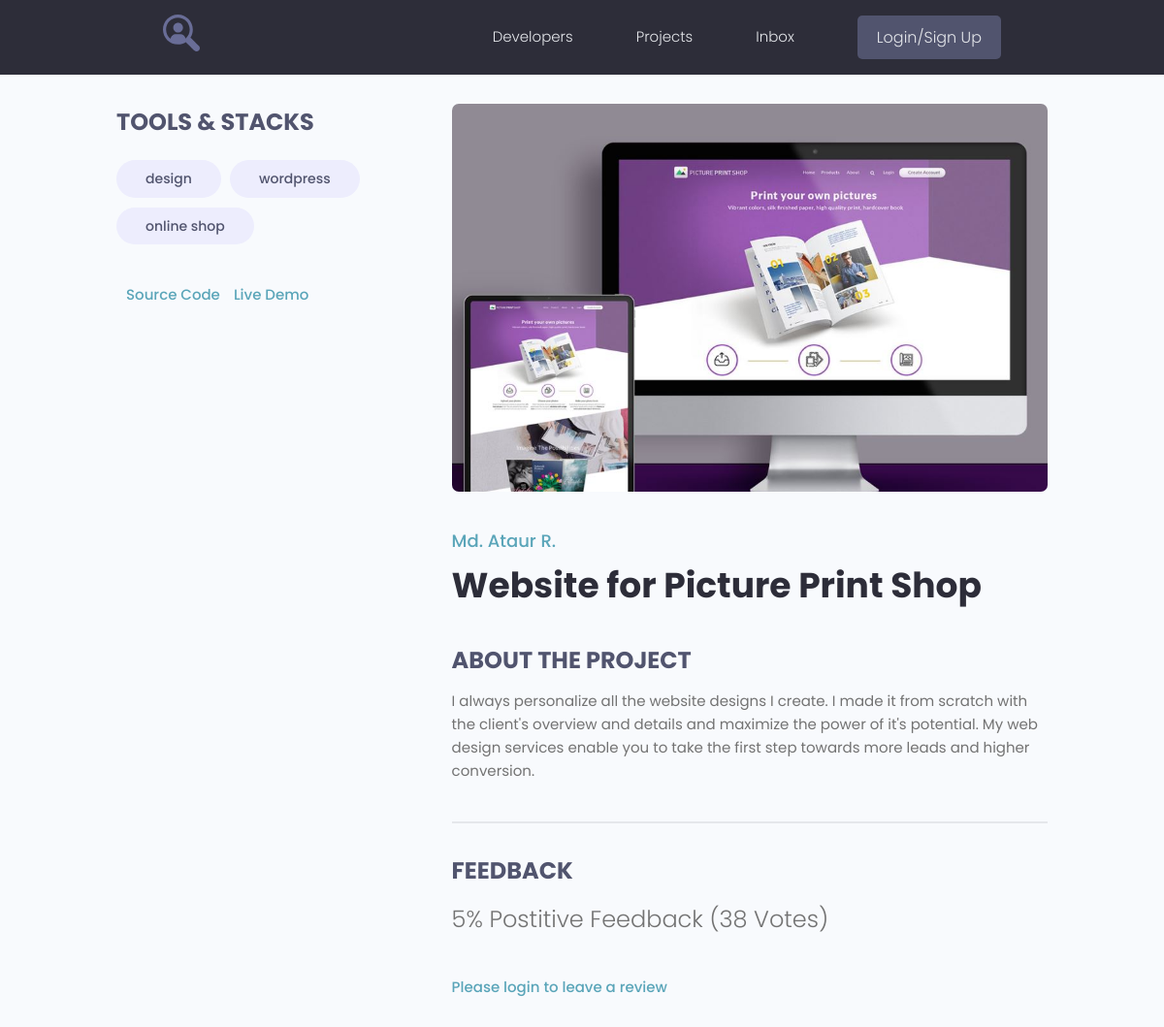
Page /projects/project/1/ on the earlier database version.
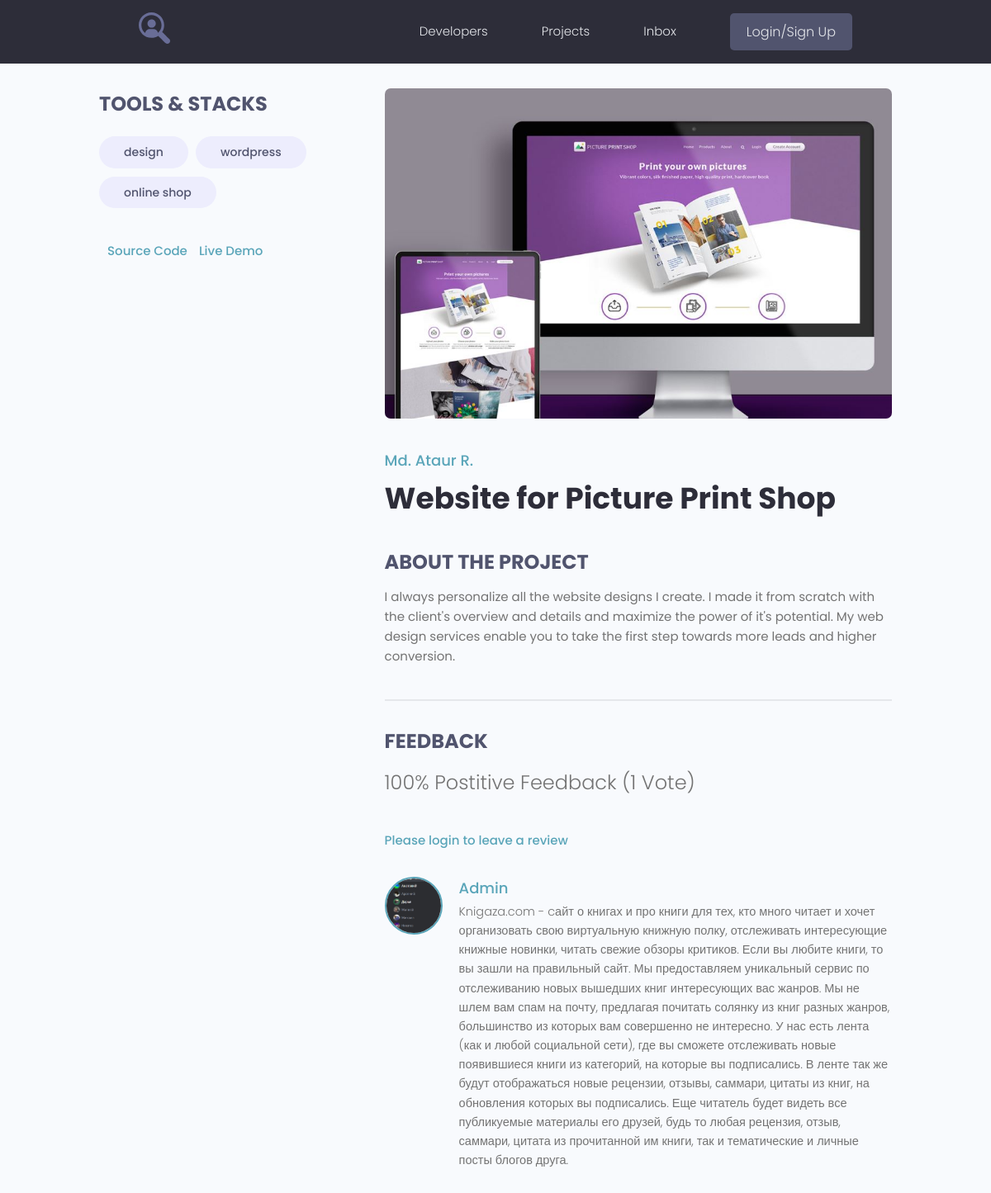
Same page on the later database version.
### projects/models.py (models this page shows, shortened)
class Tag(models.Model):
    name = models.CharField(max_length=200)
    created = models.DateTimeField(auto_now_add=True)
    def __str__(self):
        return self.name

class Project(models.Model):
    owner = models.ForeignKey(Profile, on_delete=models.SET_NULL, blank=True, null=True)
    title = models.CharField(max_length=200)
    description = models.TextField(blank=True, null=True)
    feature_image = models.ImageField(blank=True, null=True, upload_to='projects/%Y/%m/%d', default='default.jpg')
    demo_link = models.CharField(max_length=200, blank=True, null=True)
    source_link = models.CharField(max_length=200, blank=True, null=True)
    tags = models.ManyToManyField('Tag', blank=True)
    vote_total = models.IntegerField(default=0)
    vote_ratio = models.IntegerField(default=0)
    created = models.DateTimeField(auto_now_add=True)
    class Meta:
        ordering = [
            '-vote_ratio',
            'vote_total',
            'title',
        ]
    def reviewers(self):
        queryset = self.review_set.all().values_list('owner__id', flat=True)
        return queryset

class Review(models.Model):
    VOTE_TYPE = (
        ('up', 'Up Vote'),
        ('down', 'Down Vote'),
    )
    owner = models.ForeignKey(Profile, on_delete=models.CASCADE)
    project = models.ForeignKey(Project, on_delete=models.CASCADE)
    body = models.TextField(blank=True, null=True)
    value = models.CharField(max_length=100, choices=VOTE_TYPE)
    created = models.DateTimeField(auto_now_add=True)
    class Meta:
        unique_together = [
            ['owner', 'project'],
        ]

### users/models.py (models this page shows, shortened)
class Profile(models.Model):
    user = models.OneToOneField(User, on_delete=models.CASCADE, null=True, blank=True)
    name = models.CharField(max_length=200, blank=True, null=True)
    email = models.EmailField(max_length=200, blank=True, null=True)
    username = models.CharField(max_length=200, blank=True, null=True)
    short_info = models.CharField(max_length=200, blank=True, null=True)
    bio = models.TextField(blank=True, null=True)
    profile_image = models.ImageField(upload_to='profiles/', default='profiles/user-default.png')
    social_github = models.CharField(max_length=200, blank=True, null=True)
    social_youtube = models.CharField(max_length=200, blank=True, null=True)
    social_website = models.CharField(max_length=200, blank=True, null=True)
    created = models.DateTimeField(auto_now_add=True)

### projects/views.py (the view, shortened to what this page needs)
# urls.py: path('project/<str:pk>/', get_project, name='project'),
def get_project(request, pk):
    project = Project.objects.get(id=pk)
    form = ReviewForm()
    context = {
        'project': project,
        'form': form,
    }
    return render(request, 'projects/single-project.html', context=context)

### projects/templates/projects/single-project.html (shortened to what this page needs)
{% extends 'projects/base.html' %}
{% block content %}
  <main class="singleProject my-md">
    <div class="container">
      <div class="layout">
        <div class="column column--1of3">
          <h3 class="singleProject__subtitle">Tools & Stacks</h3>
          <div class="singleProject__toolStack">
            {% for tag in project.tags.all %}
              <span class="tag tag--pill tag--sub tag--lg">
                <small>{{ tag }}</small>
              </span>
            {% endfor %}
          </div>
          {% if project.source_link %}
            <a class="singleProject__liveLink" href="{{ project.source_link }}" target="_blank">Source Code
            </a>
          {% endif %}
          {% if project.demo_link %}
            <a class="singleProject__liveLink" href="{{ project.demo_link }}" target="_blank">Live Demo
            </a>
          {% endif %}
        </div>
        <div class="column column--2of3">
          <img class="singleProject__preview" src="{{ project.feature_image.url }}" alt="portfolio thumbnail" />
          <a href="{% url 'user_profile' project.owner.id %}" class="singleProject__developer">{{ project.owner.name }}</a>
          <h2 class="singleProject__title">{{ project.title }}</h2>
          <h3 class="singleProject__subtitle">About the Project</h3>
          <div class="singleProject__info">{{ project.description }}</div>
          <div class="comments">
            <h3 class="singleProject__subtitle">Feedback</h3>
            <h5 class="project--rating">
              {{ project.vote_ratio }}% Postitive Feedback ({{ project.vote_total }} Vote{{ project.vote_total|pluralize:'s' }})
            </h5>
            {% if requests.user.profile.id in project.reviewers %}
              <p>You have already submitted your review for this project</p>
            {% elif request.user.profile == project.owner %}
              <p>You cannot review your own work</p>
            {% else %}
              <a href="{% url 'login' %}">Please login to leave a review</a>
            {% endif %}
            <div class="commentList">
              {% for review in project.review_set.all %}
                {% if review.body %}
                  <div class="comment">
                    <a href="{% url 'user_profile' review.owner.id %}">
                      <img class="avatar avatar--md"
                        src="{{ review.owner.profile_image.url }}" alt="user" />
                    </a>
                    <div class="comment__details">
                      <a href="{% url 'user_profile' review.owner.id %}" class="comment__author">{{ review.owner.name }}</a>
                      <p class="comment__info">{{ review.body|linebreaksbr }}</p>
                    </div>
                  </div>
                {% endif %}
              {% endfor %}
            </div>
          </div>
        </div>
      </div>
    </div>
  </main>
{% endblock %}

Differences in the rows shown:
changed Project "Website for Picture Print Shop": vote_ratio "5" → "100"; vote_total "38" → "1"
added Review: owner.profile_image (picture), owner.name "Admin", body "Knigaza.com - cайт о книгах и про книги для тех, кто много читает и хочет организовать свою виртуальную книжную полку, отслеживать интересующие книжные новинки, читать свежие обзоры критиков. Если вы любите книги, то вы зашли на правильный сайт. Мы предоставляем уникальный сервис по отслеживанию новых вышедших книг интересующих вас жанров. Мы не шлем вам спам на почту, предлагая почитать солянку из книг разных жанров, большинство из которых вам совершенно не интересно. У нас есть лента (как и любой социальной сети), где вы сможете отслеживать новые появившиеся книги из категорий, на которые вы подписались. В ленте так же будут отображаться новые рецензии, отзывы, саммари, цитаты из книг, на…"
